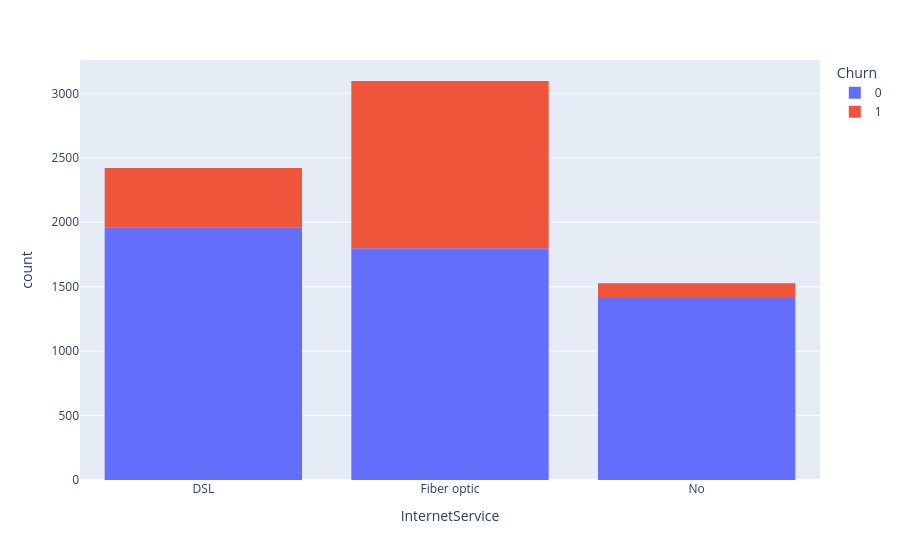

The cell this chart's notebook holds for it:
### Markdown cell above
Month to month Contracts churn more. As the Contract period increases, Customers stay for longer periods.

### Code cell
#Internet Service
px.histogram(df, x="InternetService", color="Churn")

### Figure 1 — Plotly figure (JSON) as saved in the notebook; plotly's stock layout.template omitted (floating-point values rounded to 4 significant figures; data arrays with more than 128 entries replaced by an {"elided": "..."} marker saying what was removed)
{"data": [{"bingroup": "x", "hovertemplate": "Churn=0<br>InternetService=%{x}<br>count=%{y}<extra></extra>", "legendgroup": "0", "marker": {"color": "#636efa", "pattern": {"shape": ""}}, "name": "0", "orientation": "v", "showlegend": true, "type": "histogram", "x": {"elided": "5174 str values"}, "xaxis": "x", "yaxis": "y"}, {"bingroup": "x", "hovertemplate": "Churn=1<br>InternetService=%{x}<br>count=%{y}<extra></extra>", "legendgroup": "1", "marker": {"color": "#EF553B", "pattern": {"shape": ""}}, "name": "1", "orientation": "v", "showlegend": true, "type": "histogram", "x": {"elided": "1869 str values"}, "xaxis": "x", "yaxis": "y"}], "layout": {"barmode": "relative", "legend": {"title": {"text": "Churn"}, "tracegroupgap": 0}, "margin": {"t": 60}, "xaxis": {"anchor": "y", "domain": [0, 1], "title": {"text": "InternetService"}}, "yaxis": {"anchor": "x", "domain": [0, 1], "title": {"text": "count"}}}}
